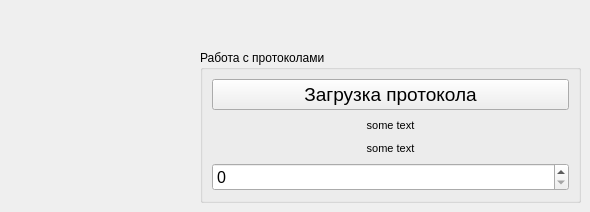
     <widget class="QWidget" name="tab">
      <attribute name="title">
       <string>Архив</string>
      </attribute>
      <widget class="QGroupBox" name="groupProtocol_2">
       <property name="geometry">
        <rect>
         <x>200</x>
         <y>50</y>
         <width>381</width>
         <height>153</height>
        </rect>
       </property>
       <property name="title">
        <string>Работа с протоколами</string>
       </property>
       <layout class="QVBoxLayout" name="verticalLayout_5">
        <item>
         <widget class="QPushButton" name="pLoadExperiment">
          <property name="font">
           <font>
            <pointsize>14</pointsize>
           </font>
          </property>
          <property name="text">
           <string>Загрузка протокола</string>
          </property>
         </widget>
        </item>
        <item>
         <widget class="QLabel" name="lExperimentFrame">
          <property name="font">
           <font>
            <pointsize>8</pointsize>
           </font>
          </property>
          <property name="text">
           <string>some text</string>
          </property>
          <property name="alignment">
           <set>Qt::AlignCenter</set>
          </property>
         </widget>
        </item>
        <item>
         <widget class="QLabel" name="lExperimentFrame_2">
          <property name="font">
           <font>
            <pointsize>8</pointsize>
           </font>
          </property>
          <property name="text">
           <string>some text</string>
          </property>
          <property name="alignment">
           <set>Qt::AlignCenter</set>
          </property>
         </widget>
        </item>
        <item>
         <widget class="QSpinBox" name="spinFrameNumber">
          <property name="enabled">
           <bool>true</bool>
          </property>
          <property name="font">
           <font>
            <pointsize>12</pointsize>
           </font>
          </property>
          <property name="maximum">
           <number>10000</number>
          </property>
         </widget>
        </item>
       </layout>
      </widget>
     </widget>
